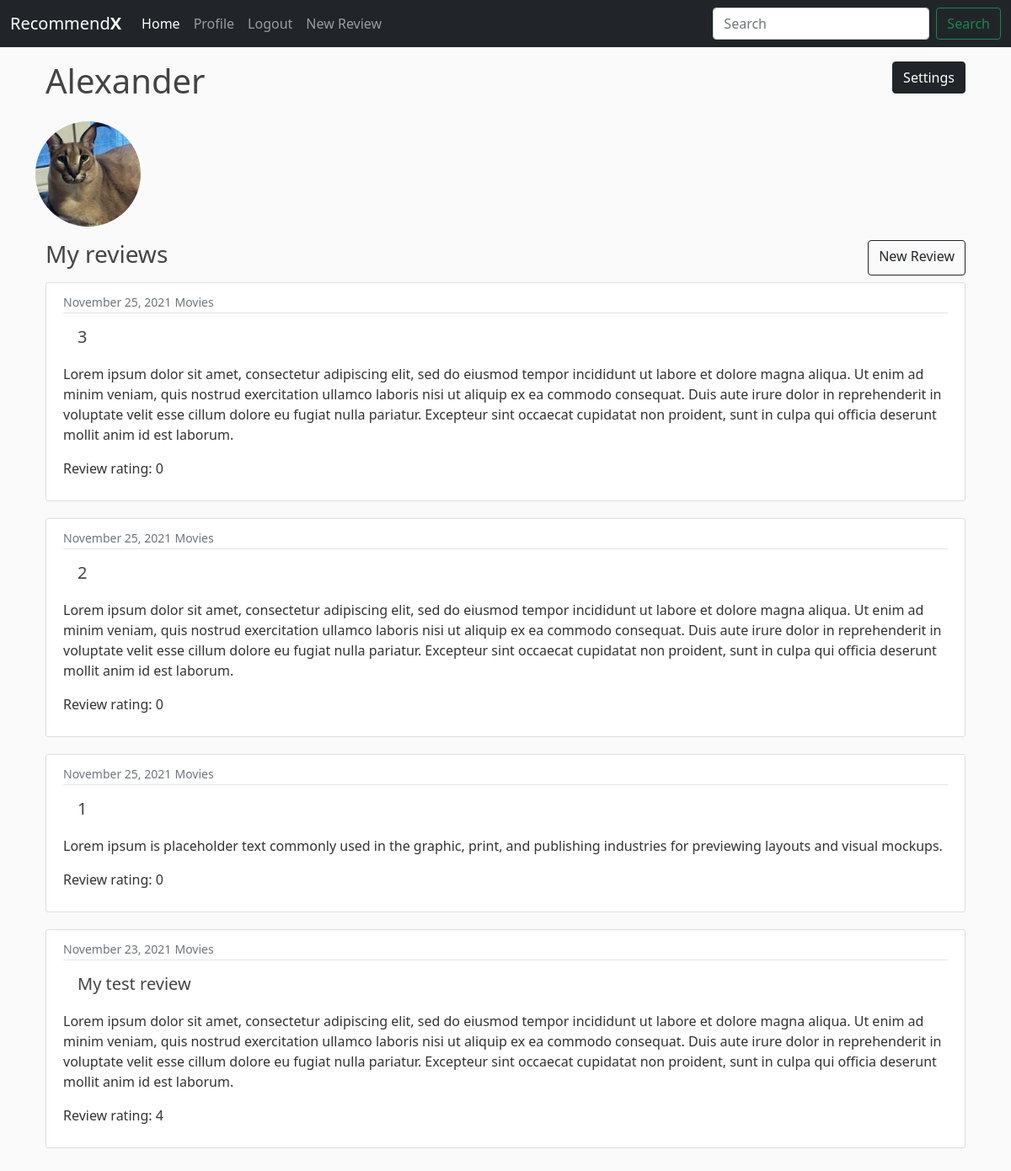
/profile/ (signed in), run on the app's committed database.
### main/models.py (models this page shows, shortened)
class Review(models.Model):
    title = models.CharField(max_length=50)
    category = models.CharField(max_length=50, default='Movies')
    publisher = models.ForeignKey(User, on_delete = models.CASCADE)
    content = models.TextField(max_length=6000, blank=True)
    date = models.DateTimeField(auto_now_add=True)
    rating = models.PositiveSmallIntegerField(choices=RATING_CHOISES, blank=True, default=0)
    likes = models.ManyToManyField(User, related_name='review_name')

### users/views.py (the view)
# urls.py: path('profile/', user_views.profile, name='profile'),
@login_required
def profile(request):
    reviews = Review.objects.filter(publisher=request.user).order_by('-date')
    if request.method == 'POST':
        u_form = UserUpdateForm(request.POST, instance=request.user)
        p_form = ProfileUpdateForm(request.POST, request.FILES, instance=request.user.profile)
        if u_form.is_valid() and p_form.is_valid():
            u_form.save()
            p_form.save()
            messages.success(request, f'Your account has been updated!')
            return redirect('profile')
    else:
        u_form = UserUpdateForm(instance=request.user)
        p_form = ProfileUpdateForm(instance=request.user.profile)
    context = {
        'u_form': u_form,
        'p_form': p_form,
        'reviews': reviews
    }
    return render(request, 'users/profile.html', context)

### users/forms.py
class UserUpdateForm(forms.ModelForm):
    email = forms.EmailField()
    class Meta:
        model = User
        fields = ['username', 'email']

class ProfileUpdateForm(forms.ModelForm):
    class Meta:
        model = Profile
        fields = ['image']

### users/templates/users/profile.html (shortened to what this page needs)
{% extends 'main/base.html' %}
{% load crispy_forms_tags %}
{% block content %}
<div class="container d-flex justify-content-between mb-3 mt-3">
  <h1>{{ user.username }}</h1>
  <h3><a class="btn btn-dark" href="{% url 'profile-settings' %}">Settings</a></h3>
</div>
<img class="rounded-circle account-img" src="{{ user.profile.image.url }}" onerror="if (this.src != 'default.jpg') this.src = '../media/default.jpg'">
<br>
<div class="container">
  <div class="d-flex justify-content-between mb-2">
    <h3>My reviews</h3>
    <a class="btn btn-outline-dark" href="{% url 'review-create' %}">New Review</a>
  </div>
    {% for r in reviews %}
    <article class="media content-section">
        <div class="media-body">
          <div class="article-metadata">
            <small class="text-muted">{{ r.date|date:"F d, Y" }}</small>
            <small class="text-muted">{{r.category}}</small>
          </div>
          <h2><a class="btn article-title btn-lg" href="{% url 'review-detail' r.id %}">{{r.title}}</a></h2>
          <p class="article-content">{{r.content}}</p>
          <p class="article-content">Review rating: {{r.rating}}</p>
        </div>
      </article>
    {% endfor %}
</div>
<br>
{% endblock %}

### main/static/main/main.css (style rules this page uses)
body { background: #fafafa; color: #333333; margin-top: 0; }
h1, h2, h3, h4, h5, h6 { color: #444444; }
.content-section { background: #ffffff; padding: 10px 20px; border: 1px solid #dddddd; border-radius: 3px; margin-bottom: 20px; }
.article-title { color: #444444; }
.article-content { white-space: pre-line; }
.article-metadata { padding-bottom: 1px; margin-bottom: 4px; border-bottom: 1px solid #e3e3e3 }
.account-img { height: 125px; width: 125px; object-fit: cover; margin-right: 20px; margin-bottom: 16px; }

### data on the page
Review: date "November 25, 2021", category "Movies", title "3", content "Lorem ipsum dolor sit amet, consectetur adipiscing elit, sed do eiusmod tempor incididunt ut labore et dolore magna aliqua. Ut enim ad minim veniam, quis nostrud exercitation ullamco laboris nisi ut aliquip ex ea commodo consequat. Duis aute irure dolor in reprehenderit in voluptate velit esse cillum dolore eu fugiat nulla pariatur. Excepteur sint occaecat cupidatat non proident, sunt in culpa qui officia deserunt mollit anim id est laborum.", rating "0"
Review: date "November 25, 2021", category "Movies", title "2", content "Lorem ipsum dolor sit amet, consectetur adipiscing elit, sed do eiusmod tempor incididunt ut labore et dolore magna aliqua. Ut enim ad minim veniam, quis nostrud exercitation ullamco laboris nisi ut aliquip ex ea commodo consequat. Duis aute irure dolor in reprehenderit in voluptate velit esse cillum dolore eu fugiat nulla pariatur. Excepteur sint occaecat cupidatat non proident, sunt in culpa qui officia deserunt mollit anim id est laborum.", rating "0"
Review: date "November 25, 2021", category "Movies", title "1", content "Lorem ipsum is placeholder text commonly used in the graphic, print, and publishing industries for previewing layouts and visual mockups.", rating "0"
Review: date "November 23, 2021", category "Movies", title "My test review", content "Lorem ipsum dolor sit amet, consectetur adipiscing elit, sed do eiusmod tempor incididunt ut labore et dolore magna aliqua. Ut enim ad minim veniam, quis nostrud exercitation ullamco laboris nisi ut aliquip ex ea commodo consequat. Duis aute irure dolor in reprehenderit in voluptate velit esse cillum dolore eu fugiat nulla pariatur. Excepteur sint occaecat cupidatat non proident, sunt in culpa qui officia deserunt mollit anim id est laborum.", rating "4"

### other printed values
{{ user.username }} "Alexander"
